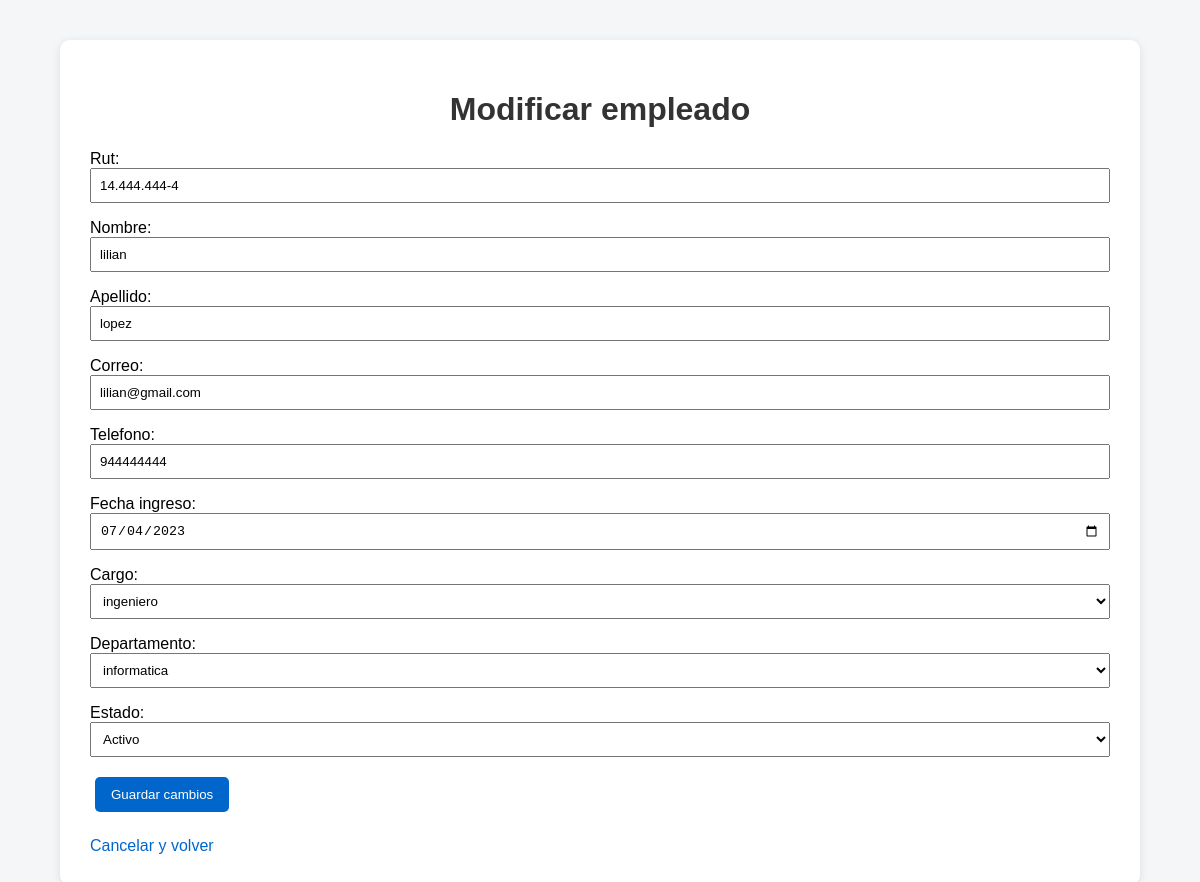
The page /personal/empleados/4/editar/ (signed in) on the database its author committed.
### personal/models.py (models this page shows, shortened)
class Empleado(models.Model):
    ESTADOS = [
        ('Activo', 'Activo'),
        ('Inactivo', 'Inactivo'),
    ]
    rut = models.CharField(
        max_length=12,
        unique=True
    )
    nombre = models.CharField(
        max_length=100
    )
    apellido = models.CharField(
        max_length=100
    )
    correo = models.EmailField()
    telefono = models.CharField(
        max_length=20
    )
    fecha_ingreso = models.DateField()
    cargo = models.ForeignKey(
        Cargo,
        on_delete=models.PROTECT
    )
    departamento = models.ForeignKey(
        Departamento,
        on_delete=models.PROTECT
    )
    estado = models.CharField(
        max_length=10,
        choices=ESTADOS,
        default='Activo'
    )

class Cargo(models.Model):
    nombre = models.CharField(max_length=100)
    descripcion = models.TextField(blank=True)
    def __str__(self):
        return self.nombre

class Departamento(models.Model):
    nombre = models.CharField(max_length=100)
    descripcion = models.TextField(blank=True)
    def __str__(self):
        return self.nombre

### personal/views.py (the view)
@login_required
def editar_empleado(request, empleado_id):
    empleado = get_object_or_404(
        Empleado,
        id=empleado_id
    )
    if request.method == 'POST':
        form = EmpleadoForm(
            request.POST,
            instance=empleado
        )
        if form.is_valid():
            form.save()
            return redirect('lista_empleados')
    else:
        form = EmpleadoForm(
            instance=empleado
        )
    return render(
        request,
        'personal/editar_empleado.html',
        {
            'form': form,
            'empleado': empleado
        }
    )

### personal/forms.py
class EmpleadoForm(forms.ModelForm):
    class Meta:
        model = Empleado
        fields = [
            'rut',
            'nombre',
            'apellido',
            'correo',
            'telefono',
            'fecha_ingreso',
            'cargo',
            'departamento',
            'estado',
        ]
        widgets = {
            'fecha_ingreso': forms.DateInput(
                attrs={
                    'type': 'date'
                }
            ),
        }

### personal/templates/personal/editar_empleado.html (shortened to what this page needs)
{% load static %}
<!DOCTYPE html>
<html lang="es">
<head>
    <link rel="stylesheet"
          href="{% static 'personal/estilos.css' %}">
</head>
<body>
<div class="contenedor">
    <h1>Modificar empleado</h1>
    <form method="POST">
        {{ form.as_p }}
        <button class="boton"
                type="submit">
            Guardar cambios
        </button>
    </form>
    <div class="acciones">
        <a href="{% url 'lista_empleados' %}">
            Cancelar y volver
        </a>
    </div>
</div>
</body>
</html>

### personal/static/personal/estilos.css (style rules this page uses)
body { font-family: Arial, sans-serif; background-color: #f4f6f8; margin: 0; padding: 0; }
.contenedor { width: 85%; max-width: 1100px; margin: 40px auto; background-color: white; padding: 30px; border-radius: 10px; box-shadow: 0 2px 10px rgba(0, 0, 0, 0.1); }
h1 { text-align: center; color: #333; }
a { color: #0066cc; text-decoration: none; }
.boton { display: inline-block; padding: 10px 16px; margin: 5px; background-color: #0066cc; color: white; text-decoration: none; border-radius: 5px; border: none; cursor: pointer; }
form p { margin-bottom: 15px; }
input, select, textarea { width: 100%; padding: 8px; box-sizing: border-box; }
.acciones { margin-top: 20px; }

### rows shown on the page
Empleado: rut "14.444.444-4", nombre "lilian", apellido "lopez", correo "lilian@gmail.com", telefono "944444444", fecha_ingreso "07/04/2023", cargo "ingeniero", departamento "informatica", estado "Activo"
